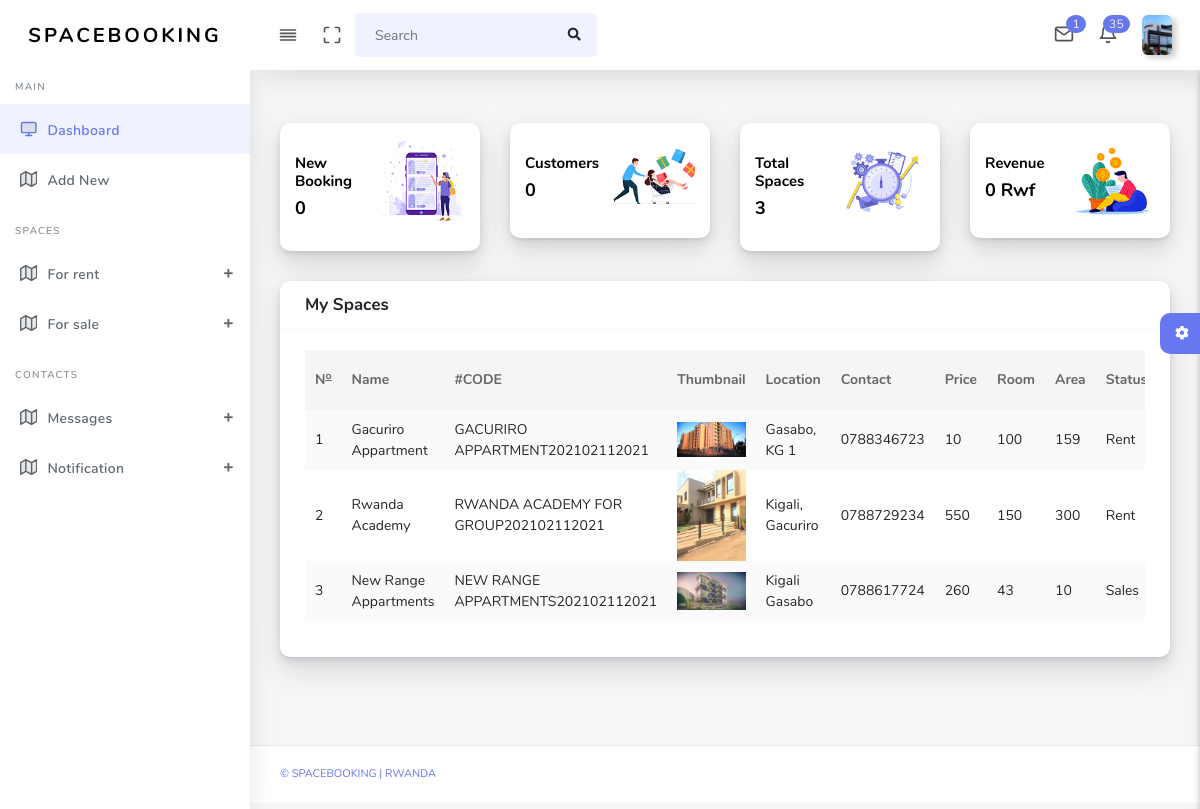
Screenshot of /admin/dashboardCompany (signed in) with the database file from the repository.
### tables this page shows
CREATE TABLE `companies` (
  `id` int(11) NOT NULL,
  `comName` varchar(255) DEFAULT NULL,
  `comEmail` varchar(255) DEFAULT NULL,
  `comLocation` varchar(255) DEFAULT NULL,
  `comPhone` int(11) DEFAULT NULL,
  `comUsername` varchar(255) DEFAULT NULL,
  `comPassword` varchar(255) DEFAULT NULL,
  `comTIN` varchar(100) DEFAULT NULL,
  `thumbnail` varchar(255) NOT NULL,
  `coStatus` varchar(100) NOT NULL
);

CREATE TABLE `offices` (
  `id` int(11) NOT NULL,
  `name` varchar(100) NOT NULL,
  `location` varchar(100) DEFAULT NULL,
  `contact` varchar(100) DEFAULT NULL,
  `price` int(11) DEFAULT NULL,
  `rooms` varchar(100) NOT NULL,
  `propertyId` varchar(255) NOT NULL,
  `area` varchar(100) NOT NULL,
  `descriptions` varchar(255) NOT NULL,
  `status` varchar(100) NOT NULL,
  `saleStatus` varchar(100) NOT NULL,
  `thumnail` varchar(255) DEFAULT NULL,
  `photo1` varchar(255) DEFAULT NULL,
  `photo2` varchar(255) DEFAULT NULL,
  `photo3` varchar(255) DEFAULT NULL,
  `companyId` int(11) NOT NULL
);

### admin/dashboardCompany.php (the view, shortened to what this page needs)
<!DOCTYPE html>
<html lang="en">
<head>
  <link rel="stylesheet" href="assets/css/app.min.css">
    <link rel="stylesheet" href="assets/bundles/datatables/datatables.min.css">
  <link rel="stylesheet" href="assets/bundles/datatables/DataTables-1.10.16/css/dataTables.bootstrap4.min.css">
  <link rel="stylesheet" href="assets/css/style.css">
  <link rel="stylesheet" href="assets/css/components.css">
  <link rel="stylesheet" href="assets/css/custom.css">
</head>
<body>
  <div id="app">
    <div class="main-wrapper main-wrapper-1">
      <div class="navbar-bg"></div>
      <?php
      include 'includes/headerCompany.php';
      include 'includes/left_nav2.php';
       ?>
      <div class="main-content">
        <section class="section">
          <div class="section-body">
          <?php
              $qs = mysqli_query($conn,"SELECT *FROM customers,companies WHERE customers.reserveStatus = 'SUCCESS' AND companies.id=customers.companyId AND companies.id = {$_SESSION['spacecompanies']}");
              $f = mysqli_num_rows($qs);
            ?>
            <div class="row">
                <div class="col-xl-3 col-lg-6 col-md-6 col-sm-6 col-xs-12">
                <div class="card">
                  <div class="card-statistic-4">
                    <div class="align-items-center justify-content-between">
                      <div class="row ">
                        <div class="col-lg-6 col-md-6 col-sm-6 col-xs-6 pr-0 pt-3">
                          <div class="card-content">
                            <h5 class="font-15">New Booking</h5>
                            <h2 class="mb-3 font-18"><?= $f;?></h2>
                          </div>
                        </div>
                        <div class="col-lg-6 col-md-6 col-sm-6 col-xs-6 pl-0">
                          <div class="banner-img">
                            <img src="assets/img/banner/1.png" alt="">
                          </div>
                        </div>
                      </div>
                    </div>
                  </div>
                </div>
              </div>
              <div class="col-xl-3 col-lg-6 col-md-6 col-sm-6 col-xs-12">
                <div class="card">
                  <div class="card-statistic-4">
                    <div class="align-items-center justify-content-between">
                      <div class="row ">
                        <div class="col-lg-6 col-md-6 col-sm-6 col-xs-6 pr-0 pt-3">
                          <div class="card-content">
                            <?php
                              $fd = mysqli_query($conn,"SELECT *FROM customers,companies WHERE companies.id=customers.companyId AND companies.id = {$_SESSION['spacecompanies']}");
                              $fe1= mysqli_num_rows($fd);
                            ?>
                            <h5 class="font-15"> Customers</h5>
                            <h2 class="mb-3 font-18"><?= $fe1?></h2>
                          </div>
                        </div>
                        <div class="col-lg-6 col-md-6 col-sm-6 col-xs-6 pl-0">
                          <div class="banner-img">
                            <img src="assets/img/banner/2.png" alt="">
                          </div>
                        </div>
                      </div>
                    </div>
                  </div>
                </div>
              </div>
              <div class="col-xl-3 col-lg-6 col-md-6 col-sm-6 col-xs-12">
                <div class="card">
                  <div class="card-statistic-4">
                    <div class="align-items-center justify-content-between">
                      <div class="row ">
                        <div class="col-lg-6 col-md-6 col-sm-6 col-xs-6 pr-0 pt-3">
                          <div class="card-content">
                            <h5 class="font-15">Total Spaces</h5>
                            <?php
                             $spa = mysqli_query($conn, "SELECT COUNT(id) as totaloffices FROM offices WHERE companyId= {$_SESSION['spacecompanies']}") or die(mysqli_error($conn));
                             $ffspace = mysqli_fetch_array($spa)
                            ?>
                            <h2 class="mb-3 font-18"><?= $ffspace['totaloffices']?></h2>
                          </div>
                        </div>
                        <div class="col-lg-6 col-md-6 col-sm-6 col-xs-6 pl-0">
                          <div class="banner-img">
                            <img src="assets/img/banner/3.png" alt="">
                          </div>
                        </div>
                      </div>
                    </div>
                  </div>
                </div>
              </div>
              <div class="col-xl-3 col-lg-6 col-md-6 col-sm-6 col-xs-12">
                <div class="card">
                  <div class="card-statistic-4">
                    <div class="align-items-center justify-content-between">
                      <div class="row ">
                        <div class="col-lg-6 col-md-6 col-sm-6 col-xs-6 pr-0 pt-3">
                          <div class="card-content">
                            <h5 class="font-15">Revenue</h5>
                            <?php
                              $findRev = mysqli_query($conn,"SELECT SUM(offices.price) as summation FROM offices,customers,companies WHERE offices.id = customers.offId AND offices.companyId=companies.id AND `reserveStatus` = 'SUCCESS' AND companies.id= {$_SESSION['spacecompanies']}") or die(mysqli_error($conn));
                              $rev = mysqli_fetch_array($findRev);
                            ?>
                            <h2 class="mb-3 font-18"> <?= $rev['summation'] == '' ? '0': $rev['summation']; ?> Rwf</h2>
                          </div>
                        </div>
                        <div class="col-lg-6 col-md-6 col-sm-6 col-xs-6 pl-0">
                          <div class="banner-img">
                            <img src="assets/img/banner/4.png" alt="">
                          </div>
                        </div>
                      </div>
                    </div>
                  </div>
                </div>
              </div>
              <div class="col-xl-12 col-lg-12 col-md-12 col-sm-12 col-xs-12">
                <div class="card">
                  <div class="card-header">
                    <h4>My Spaces</h4>
                  </div>
                  <div class="card-body">
                    <div class="table-responsive">
                    <table class="table table-striped table-hover" id="tableExport" style="width:100%;">
                        <thead>
                        <tr>
                            <th>N<sup><u>o</u></sup></th>
                            <th>Name</th>
                            <th>#CODE</th>
                            <th>Thumbnail</th>
                            <th>Location</th>
                            <th>Contact</th>
                            <th>Price</th>
                            <th>Room</th>
                            <th>Area</th>
                            <th>Status</th>
                        </tr>
                        </thead>
                        <tbody>
                        <?php
                            $id =
                            $query = mysqli_query($conn,"SELECT *FROM offices WHERE companyId = '{$_SESSION['spacecompanies']}' ORDER BY id DESC") or die(mysqli_error($conn));
                            if (mysqli_num_rows($query)>0) {
                                $counter = 1;
                                while ($rows = mysqli_fetch_array($query)) {
                                   ?>
                                        <tr>
                                            <td><?= $counter;?></td>
                                            <td><?= $rows['name'];?></td>
                                            <td><?= $rows['propertyId'];?></td>
                                            <td><img src="media/spaceImages/<?= $rows['thumnail'];?>" class="img img-fluid" width="100" alt=""></td>
                                            <td><?= $rows['location'];?></td>
                                            <td><?= $rows['contact'];?></td>
                                            <td><?= $rows['price'];?></td>
                                            <td><?= $rows['rooms'];?></td>
                                            <td><?= $rows['area'];?></td>
                                            <td><?= $rows['status'];?></td>
                                        </tr>
                                   <?php
                                $counter++;}
                            }
                        ?>
                        </tbody>
                    </table>
                    </div>
                  </div>
                </div>
              </div>
            </div>
        </section>
        <?php include'includes/settings.php' ?>
      </div>
      <footer class="main-footer">
        <div class="footer-left">
          <a href="">&copy SpaceBooking | Rwanda</a></a>
        </div>
      </footer>
    </div>
  </div>
</body>
</html>

### admin/includes/headerCompany.php (shortened to what this page needs)
<?php
  require_once("db.php");
?>
<nav class="navbar navbar-expand-lg main-navbar sticky">
        <div class="form-inline mr-auto">
          <ul class="navbar-nav mr-3">
            <li><a href="#" data-toggle="sidebar" class="nav-link nav-link-lg
                  collapse-btn"> <i data-feather="align-justify"></i></a></li>
            <li><a href="#" class="nav-link nav-link-lg fullscreen-btn">
                <i data-feather="maximize"></i>
              </a></li>
            <li>
              <form class="form-inline mr-auto">
                <div class="search-element">
                  <input class="form-control" type="search" placeholder="Search" aria-label="Search" data-width="200">
                  <button class="btn" type="submit">
                    <i class="fas fa-search"></i>
                  </button>
                </div>
              </form>
            </li>
          </ul>
        </div>
        <ul class="navbar-nav navbar-right">
          <li class="dropdown dropdown-list-toggle">
            <a href="#" data-toggle="dropdown" class="nav-link nav-link-lg message-toggle">
              <i data-feather="mail"></i>
              <span class="badge headerBadge1">
                <?php
                  $se = mysqli_query($conn,"SELECT *FROM contactco WHERE companyId='{$_SESSION['spacecompanies']}' AND  status1='unread'") or die(mysqli_error($conn));
                  if (mysqli_num_rows($se)>0) {
                    $number = mysqli_num_rows($se);
                    echo $number;
                  }else{
                    echo "0";
                  }
                ?>
              </span>
            </a>
          </li>
          <li class="dropdown dropdown-list-toggle">
            <a href="#" data-toggle="dropdown" class="nav-link message-toggle nav-link-lg">
              <i data-feather="bell" class="bell"></i>
                <span class="badge headerBadge1">
                  <?php
                    $se = mysqli_query($conn,"SELECT *FROM conotification WHERE companyId='{$_SESSION['spacecompanies']}' AND status = 'unread' ORDER BY id DESC") or die(mysqli_error($conn));
                    if ((mysqli_num_rows($se)>0)) {
                      $number = mysqli_num_rows($se);
                      $total = $number;
                    echo $total;
                    }else{
                      echo "0";
                    }
                  ?>
                </span>
            </a>
          </li>
          <?php
            $m = mysqli_query($conn,"SELECT *FROM companies WHERE id = '{$_SESSION['spacecompanies']}'") or die(mysqli_error($conn));
            $pro = mysqli_fetch_array($m);
          ?>
          <li class="dropdown dropdown-list-toggle">
            <a href="#" data-toggle="dropdown" class="nav-link dropdown-toggle nav-link-lg nav-link-user">
              <img alt="image" src="media/companies/<?= $pro['thumbnail'];?>" style="height:100%;" class="user-img-radious-style"><span class="d-sm-none d-lg-inline-block"></span>
            </a>
          </li>
        </ul>
  </nav>

### rows the page displays
companies: thumbnail (picture)
offices: name "Gacuriro Appartment", propertyId "GACURIRO APPARTMENT202102112021", thumnail (picture), location "Gasabo, KG 1", contact "0788346723", price "10", rooms "100", area "159", status "Rent"
offices: name "Rwanda Academy", propertyId "RWANDA ACADEMY FOR GROUP202102112021", thumnail (picture), location "Kigali, Gacuriro", contact "0788729234", price "550", rooms "150", area "300", status "Rent"
offices: name "New Range Appartments", propertyId "NEW RANGE APPARTMENTS202102112021", thumnail (picture), location "Kigali Gasabo", contact "0788617724", price "260", rooms "43", area "10", status "Sales"

### other values shown
$number "1"
$total "35"
$f "0"
$fe1 "0"
$ffspace['totaloffices'] "3"
